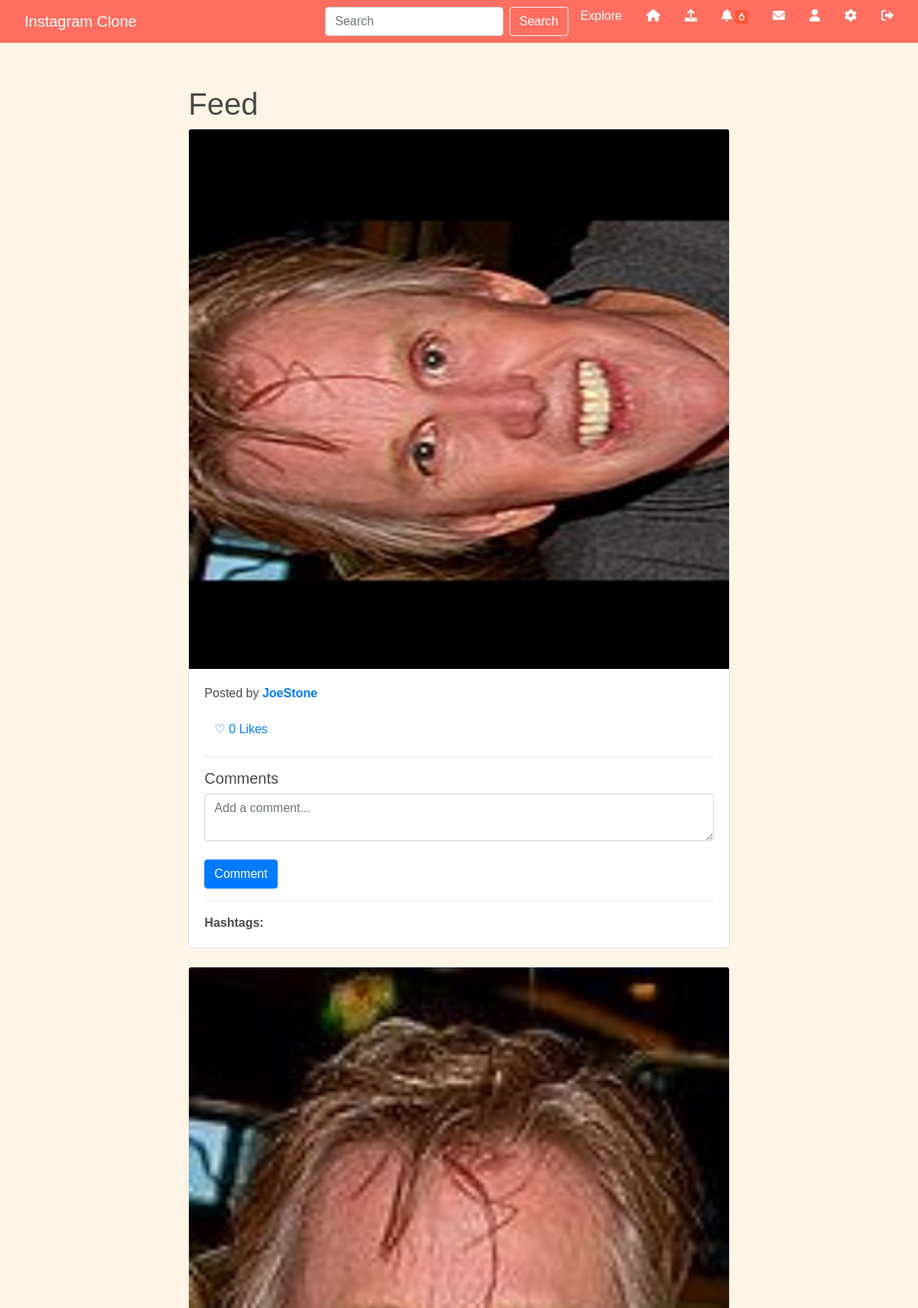
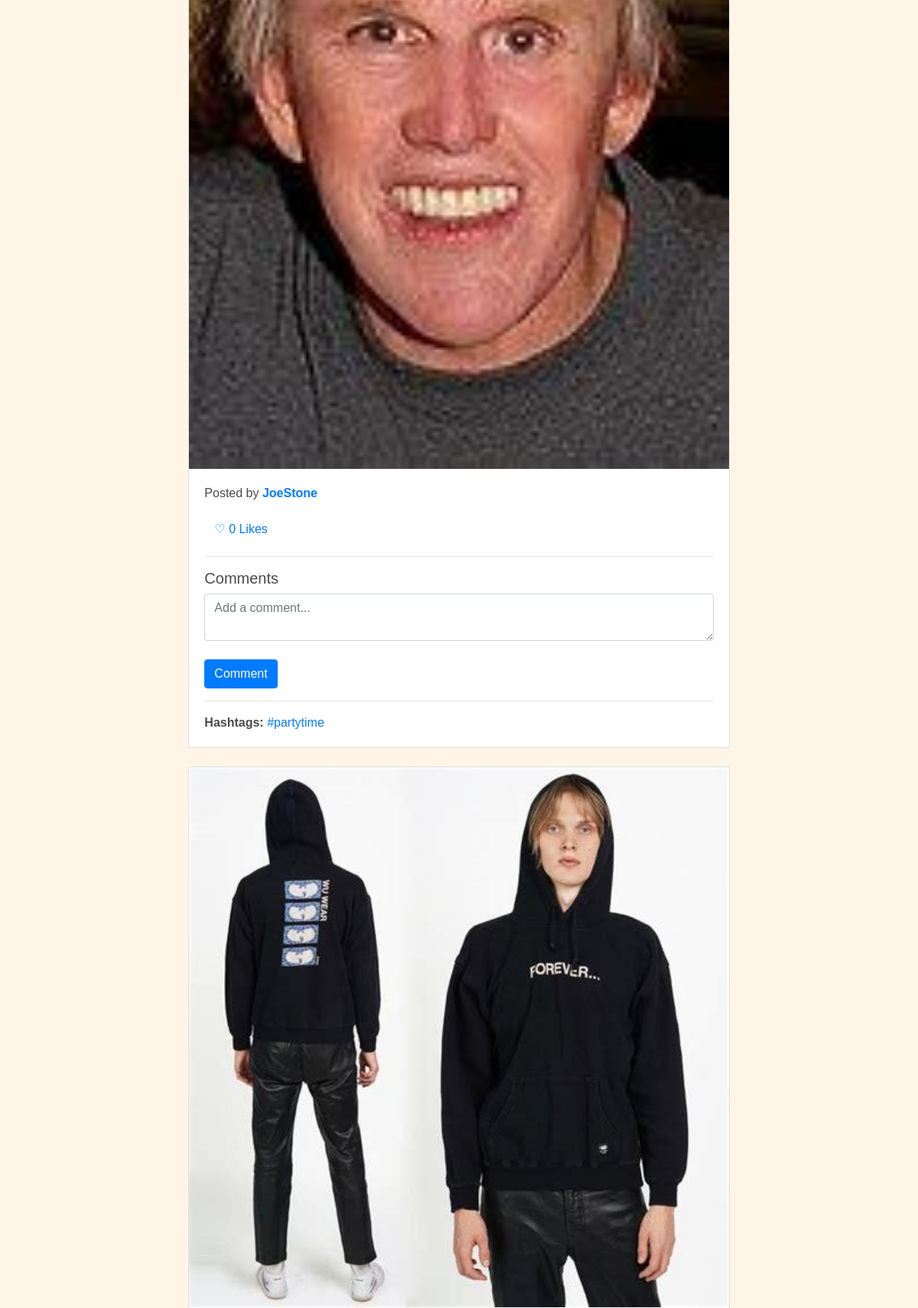
The app's page /feed (signed in, upper part) with its own data (2 pictures, top to bottom).
### app/models.py (models this page shows, shortened)
class User(UserMixin, db.Model):
    id = db.Column(db.Integer, primary_key=True)
    username = db.Column(db.String(150), nullable=False, unique=True)
    email = db.Column(db.String(150), nullable=False, unique=True)
    password = db.Column(db.String(150), nullable=False)
    profile_image = db.Column(db.String(20), nullable=False, default='default.jpg')
    posts = db.relationship('Post', backref='author', lazy=True)
    comments = db.relationship('Comment', backref='author', lazy=True)
    likes = db.relationship('Like', backref='author', lazy=True)
    notifications = db.relationship('Notification', backref='recipient', lazy='dynamic')
    followed = db.relationship(
        'User', secondary=followers,
        primaryjoin=(followers.c.follower_id == id),
        secondaryjoin=(followers.c.followed_id == id),
        backref=db.backref('followers', lazy='dynamic'), lazy='dynamic')
    def followed_posts(self):
        return Post.query.join(
            followers, (followers.c.followed_id == Post.user_id)).filter(
                followers.c.follower_id == self.id).order_by(
                    Post.timestamp.desc())
    def unread_messages(self):
        return Message.query.filter_by(recipient=self, read=False).count()

class Post(db.Model):
    id = db.Column(db.Integer, primary_key=True)
    image_file = db.Column(db.String(20), nullable=False)
    timestamp = db.Column(db.DateTime(timezone=True), server_default=func.now())
    user_id = db.Column(db.Integer, db.ForeignKey('user.id'), nullable=False)
    comments = db.relationship('Comment', backref='post', lazy=True)
    likes = db.relationship('Like', backref='post', lazy=True)
    hashtags = db.relationship('Hashtag', secondary=post_hashtags, backref=db.backref('hashtag_posts', lazy='dynamic'))

class Hashtag(db.Model):
    id = db.Column(db.Integer, primary_key=True)
    name = db.Column(db.String(64), index=True, unique=True)
    posts = db.relationship('Post', secondary=post_hashtags, backref=db.backref('post_hashtags', lazy='dynamic'))

### app/main.py (the view)
@main.route('/feed')
@login_required
def feed():
    form = SearchForm()
    story_form = StoryForm()
    posts = current_user.followed_posts().all()
    stories = Story.query.order_by(Story.timestamp.asc()).all()
    comment_form = CommentForm()
    return render_template('feed.html', posts=posts, stories=stories, comment_form=comment_form, form=form, story_form=story_form)

### app/forms.py
class SearchForm(FlaskForm):
    query = StringField('Search', validators=[DataRequired()])
    submit = SubmitField('Search')

class StoryForm(FlaskForm):
    image = FileField('Upload Story', validators=[FileAllowed(['jpg', 'png', 'jpeg'])])
    submit = SubmitField('Post')

### app/__init__.py (called while the page is built)
def create_app():
    app = Flask(__name__)
    app.config['SECRET_KEY'] = 'your_secret_key'
    app.config['SQLALCHEMY_DATABASE_URI'] = 'sqlite:///database.db'
    app.config['UPLOAD_FOLDER'] = 'uploads/'
    db.init_app(app)
    login_manager.init_app(app)
    login_manager.login_view = 'auth.login'
    migrate.init_app(app, db)
    @login_manager.user_loader
    def load_user(user_id):
        return models.User.query.get(int(user_id))
    with app.app_context():
        from . import models
        db.create_all()
    from .auth import auth as auth_blueprint
    app.register_blueprint(auth_blueprint)
    from .main import main as main_blueprint
    app.register_blueprint(main_blueprint)
    return app

### app/templates/feed.html (shortened to what this page needs)
{% extends "base.html" %}
{% block content %}
<div class="row">
    <div class="col-md-8 offset-md-2">
        <h1>Feed</h1>
        {% for post in posts %}
        <div class="card mb-4">
            <img src="{{ url_for('main.uploaded_file', filename=post.image_file) }}" class="card-img-top" alt="Post image">
            <div class="card-body">
                <p class="card-text">
                    Posted by <a href="{{ url_for('main.profile', username=post.author.username) }}"><strong>{{ post.author.username }}</strong></a>
                </p>
                <form method="POST" action="{{ url_for('main.like', post_id=post.id) }}">
                    <button type="submit" class="btn btn-link">
                        {% if current_user.is_authenticated and post.likes|selectattr('author_id', 'equalto', current_user.id)|list %}
                        <span>&#x2764;</span>
                        {% else %}
                        <span>&#x2661;</span>
                        {% endif %}
                        {{ post.likes|length }} Likes
                    </button>
                </form>
                <hr>
                <h5>Comments</h5>
                {% if current_user.is_authenticated %}
                <form method="POST" action="{{ url_for('main.comment', post_id=post.id) }}">
                    <div class="form-group">
                        {{ comment_form.text(class="form-control", placeholder="Add a comment...") }}
                    </div>
                    <button type="submit" class="btn btn-primary">Comment</button>
                </form>
                {% endif %}
                <hr>
                <div>
                    <strong>Hashtags:</strong>
                    {% for hashtag in post.hashtags %}
                        <a href="{{ url_for('main.hashtag', hashtag=hashtag.name) }}">#{{ hashtag.name }}</a>
                    {% endfor %}
                </div>
            </div>
        </div>
        {% endfor %}
    </div>
</div>
{% endblock %}

### app/static/css/styles.css (style rules this page uses)
body { font-family: Arial, sans-serif; }

### app/templates/base.html (style rules this page uses)
:root { --primary-color: #ff6f61; --secondary-color: #ffcccb; --background-color: #fff5e6; --text-color: #4a4a4a; --link-color: #ff6f61; }
body { background-color: var(--background-color); color: var(--text-color); }
.form-group { margin-bottom: 1.5rem; }

### records on screen
Post: image_file (picture), author.username "JoeStone", likes|length "0"
Post: image_file (picture), author.username "JoeStone", likes|length "0"
Hashtag: name "partytime"
Post: image_file (picture)

### other values on screen
{{ current_user.notifications.filter_by(read=False).count() }} "6"
